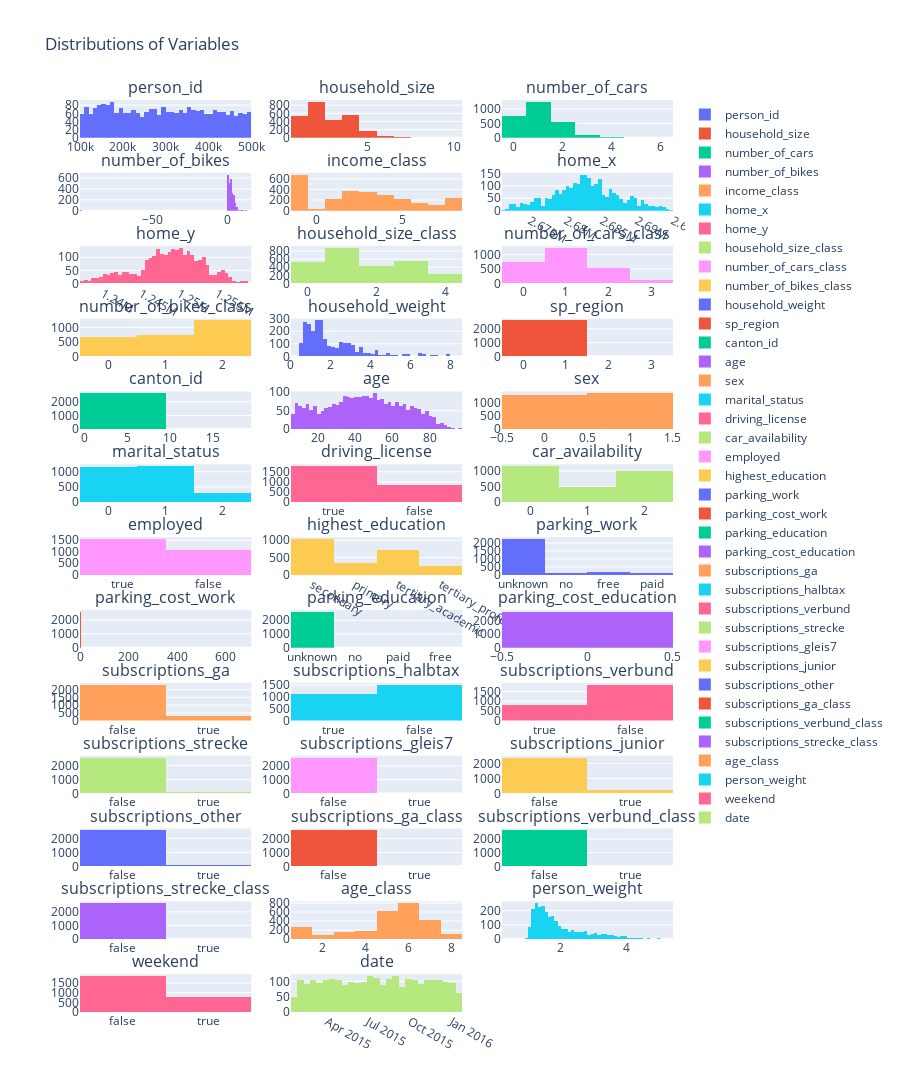

Notebook code cell kept with this figure:
### Markdown cell above
### Plot Data

### Code cell
variables_hh = [
    "person_id", "household_size", "number_of_cars", "number_of_bikes", "income_class",
    "home_x", "home_y", "household_size_class", "number_of_cars_class", "number_of_bikes_class", "household_weight",
    "sp_region", "canton_id"]

variables_p = [
    "age", "sex",
    "marital_status",
    "driving_license",
    "car_availability",
    "employed",
    "highest_education",
    "parking_work", "parking_cost_work",
    "parking_education", "parking_cost_education",
    "subscriptions_ga",
    "subscriptions_halbtax",
    "subscriptions_verbund",
    "subscriptions_strecke",
    "subscriptions_gleis7",
    "subscriptions_junior",
    "subscriptions_other",
    "subscriptions_ga_class",
    "subscriptions_verbund_class",
    "subscriptions_strecke_class",
    "age_class", "person_weight",
    "weekend", "date"
]

# Assuming df is your DataFrame and variables is your list of variables to plot
variables = variables_hh + variables_p  # Combine your two lists of variables

# Calculate the number of rows needed for the subplots (3 columns)
num_rows = math.ceil(len(variables) / 3)

# Create a subplot figure with the calculated number of rows and 3 columns
fig = make_subplots(rows=num_rows, cols=3, subplot_titles=variables)

# Add a histogram to each subplot for the respective variable
for i, var in enumerate(variables):
    row = math.ceil((i + 1) / 3)
    col = (i % 3) + 1
    fig.add_trace(
        go.Histogram(x=df[var], name=var),
        row=row, col=col
    )

# Update layout if needed
fig.update_layout(
    title_text='Distributions of Variables',
    height=300 * num_rows,  # Adjust the height based on the number of rows
)

# Show the figure
fig.show()

### Figure 1 — Plotly figure (JSON) as saved in the notebook; plotly's stock layout.template omitted (floating-point values rounded to 4 significant figures; data arrays with more than 128 entries replaced by an {"elided": "..."} marker saying what was removed)
{"data": [{"name": "person_id", "type": "histogram", "x": {"elided": "2631 int values"}, "xaxis": "x", "yaxis": "y"}, {"name": "household_size", "type": "histogram", "x": {"elided": "2631 int values"}, "xaxis": "x2", "yaxis": "y2"}, {"name": "number_of_cars", "type": "histogram", "x": {"elided": "2631 int values"}, "xaxis": "x3", "yaxis": "y3"}, {"name": "number_of_bikes", "type": "histogram", "x": {"elided": "2631 int values"}, "xaxis": "x4", "yaxis": "y4"}, {"name": "income_class", "type": "histogram", "x": {"elided": "2631 int values"}, "xaxis": "x5", "yaxis": "y5"}, {"name": "home_x", "type": "histogram", "x": {"elided": "2631 float values"}, "xaxis": "x6", "yaxis": "y6"}, {"name": "home_y", "type": "histogram", "x": {"elided": "2631 float values"}, "xaxis": "x7", "yaxis": "y7"}, {"name": "household_size_class", "type": "histogram", "x": {"elided": "2631 int values"}, "xaxis": "x8", "yaxis": "y8"}, {"name": "number_of_cars_class", "type": "histogram", "x": {"elided": "2631 int values"}, "xaxis": "x9", "yaxis": "y9"}, {"name": "number_of_bikes_class", "type": "histogram", "x": {"elided": "2631 int values"}, "xaxis": "x10", "yaxis": "y10"}, {"name": "household_weight", "type": "histogram", "x": {"elided": "2631 float values"}, "xaxis": "x11", "yaxis": "y11"}, {"name": "sp_region", "type": "histogram", "x": {"elided": "2631 int values"}, "xaxis": "x12", "yaxis": "y12"}, {"name": "canton_id", "type": "histogram", "x": {"elided": "2631 int values"}, "xaxis": "x13", "yaxis": "y13"}, {"name": "age", "type": "histogram", "x": {"elided": "2631 int values"}, "xaxis": "x14", "yaxis": "y14"}, {"name": "sex", "type": "histogram", "x": {"elided": "2631 int values"}, "xaxis": "x15", "yaxis": "y15"}, {"name": "marital_status", "type": "histogram", "x": {"elided": "2631 int values"}, "xaxis": "x16", "yaxis": "y16"}, {"name": "driving_license", "type": "histogram", "x": {"elided": "2631 bool values"}, "xaxis": "x17", "yaxis": "y17"}, {"name": "car_availability", "type": "histogram", "x": {"elided": "2631 int values"}, "xaxis": "x18", "yaxis": "y18"}, {"name": "employed", "type": "histogram", "x": {"elided": "2631 bool values"}, "xaxis": "x19", "yaxis": "y19"}, {"name": "highest_education", "type": "histogram", "x": {"elided": "2631 str values"}, "xaxis": "x20", "yaxis": "y20"}, {"name": "parking_work", "type": "histogram", "x": {"elided": "2631 str values"}, "xaxis": "x21", "yaxis": "y21"}, {"name": "parking_cost_work", "type": "histogram", "x": {"elided": "2631 int values"}, "xaxis": "x22", "yaxis": "y22"}, {"name": "parking_education", "type": "histogram", "x": {"elided": "2631 str values"}, "xaxis": "x23", "yaxis": "y23"}, {"name": "parking_cost_education", "type": "histogram", "x": {"elided": "2631 int values"}, "xaxis": "x24", "yaxis": "y24"}, {"name": "subscriptions_ga", "type": "histogram", "x": {"elided": "2631 bool values"}, "xaxis": "x25", "yaxis": "y25"}, {"name": "subscriptions_halbtax", "type": "histogram", "x": {"elided": "2631 bool values"}, "xaxis": "x26", "yaxis": "y26"}, {"name": "subscriptions_verbund", "type": "histogram", "x": {"elided": "2631 bool values"}, "xaxis": "x27", "yaxis": "y27"}, {"name": "subscriptions_strecke", "type": "histogram", "x": {"elided": "2631 bool values"}, "xaxis": "x28", "yaxis": "y28"}, {"name": "subscriptions_gleis7", "type": "histogram", "x": {"elided": "2631 bool values"}, "xaxis": "x29", "yaxis": "y29"}, {"name": "subscriptions_junior", "type": "histogram", "x": {"elided": "2631 bool values"}, "xaxis": "x30", "yaxis": "y30"}, {"name": "subscriptions_other", "type": "histogram", "x": {"elided": "2631 bool values"}, "xaxis": "x31", "yaxis": "y31"}, {"name": "subscriptions_ga_class", "type": "histogram", "x": {"elided": "2631 bool values"}, "xaxis": "x32", "yaxis": "y32"}, {"name": "subscriptions_verbund_class", "type": "histogram", "x": {"elided": "2631 bool values"}, "xaxis": "x33", "yaxis": "y33"}, {"name": "subscriptions_strecke_class", "type": "histogram", "x": {"elided": "2631 bool values"}, "xaxis": "x34", "yaxis": "y34"}, {"name": "age_class", "type": "histogram", "x": {"elided": "2631 int values"}, "xaxis": "x35", "yaxis": "y35"}, {"name": "person_weight", "type": "histogram", "x": {"elided": "2631 float values"}, "xaxis": "x36", "yaxis": "y36"}, {"name": "weekend", "type": "histogram", "x": {"elided": "2631 bool values"}, "xaxis": "x37", "yaxis": "y37"}, {"name": "date", "type": "histogram", "x": {"elided": "2631 str values"}, "xaxis": "x38", "yaxis": "y38"}], "layout": {"annotations": [{"font": {"size": 16}, "showarrow": false, "text": "person_id", "x": 0.1444, "xanchor": "center", "xref": "paper", "y": 1, "yanchor": "bottom", "yref": "paper"}, {"font": {"size": 16}, "showarrow": false, "text": "household_size", "x": 0.5, "xanchor": "center", "xref": "paper", "y": 1, "yanchor": "bottom", "yref": "paper"}, {"font": {"size": 16}, "showarrow": false, "text": "number_of_cars", "x": 0.8556, "xanchor": "center", "xref": "paper", "y": 1, "yanchor": "bottom", "yref": "paper"}, {"font": {"size": 16}, "showarrow": false, "text": "number_of_bikes", "x": 0.1444, "xanchor": "center", "xref": "paper", "y": 0.9201, "yanchor": "bottom", "yref": "paper"}, {"font": {"size": 16}, "showarrow": false, "text": "income_class", "x": 0.5, "xanchor": "center", "xref": "paper", "y": 0.9201, "yanchor": "bottom", "yref": "paper"}, {"font": {"size": 16}, "showarrow": false, "text": "home_x", "x": 0.8556, "xanchor": "center", "xref": "paper", "y": 0.9201, "yanchor": "bottom", "yref": "paper"}, {"font": {"size": 16}, "showarrow": false, "text": "home_y", "x": 0.1444, "xanchor": "center", "xref": "paper", "y": 0.8402, "yanchor": "bottom", "yref": "paper"}, {"font": {"size": 16}, "showarrow": false, "text": "household_size_class", "x": 0.5, "xanchor": "center", "xref": "paper", "y": 0.8402, "yanchor": "bottom", "yref": "paper"}, {"font": {"size": 16}, "showarrow": false, "text": "number_of_cars_class", "x": 0.8556, "xanchor": "center", "xref": "paper", "y": 0.8402, "yanchor": "bottom", "yref": "paper"}, {"font": {"size": 16}, "showarrow": false, "text": "number_of_bikes_class", "x": 0.1444, "xanchor": "center", "xref": "paper", "y": 0.7604, "yanchor": "bottom", "yref": "paper"}, {"font": {"size": 16}, "showarrow": false, "text": "household_weight", "x": 0.5, "xanchor": "center", "xref": "paper", "y": 0.7604, "yanchor": "bottom", "yref": "paper"}, {"font": {"size": 16}, "showarrow": false, "text": "sp_region", "x": 0.8556, "xanchor": "center", "xref": "paper", "y": 0.7604, "yanchor": "bottom", "yref": "paper"}, {"font": {"size": 16}, "showarrow": false, "text": "canton_id", "x": 0.1444, "xanchor": "center", "xref": "paper", "y": 0.6805, "yanchor": "bottom", "yref": "paper"}, {"font": {"size": 16}, "showarrow": false, "text": "age", "x": 0.5, "xanchor": "center", "xref": "paper", "y": 0.6805, "yanchor": "bottom", "yref": "paper"}, {"font": {"size": 16}, "showarrow": false, "text": "sex", "x": 0.8556, "xanchor": "center", "xref": "paper", "y": 0.6805, "yanchor": "bottom", "yref": "paper"}, {"font": {"size": 16}, "showarrow": false, "text": "marital_status", "x": 0.1444, "xanchor": "center", "xref": "paper", "y": 0.6006, "yanchor": "bottom", "yref": "paper"}, {"font": {"size": 16}, "showarrow": false, "text": "driving_license", "x": 0.5, "xanchor": "center", "xref": "paper", "y": 0.6006, "yanchor": "bottom", "yref": "paper"}, {"font": {"size": 16}, "showarrow": false, "text": "car_availability", "x": 0.8556, "xanchor": "center", "xref": "paper", "y": 0.6006, "yanchor": "bottom", "yref": "paper"}, {"font": {"size": 16}, "showarrow": false, "text": "employed", "x": 0.1444, "xanchor": "center", "xref": "paper", "y": 0.5207, "yanchor": "bottom", "yref": "paper"}, {"font": {"size": 16}, "showarrow": false, "text": "highest_education", "x": 0.5, "xanchor": "center", "xref": "paper", "y": 0.5207, "yanchor": "bottom", "yref": "paper"}, {"font": {"size": 16}, "showarrow": false, "text": "parking_work", "x": 0.8556, "xanchor": "center", "xref": "paper", "y": 0.5207, "yanchor": "bottom", "yref": "paper"}, {"font": {"size": 16}, "showarrow": false, "text": "parking_cost_work", "x": 0.1444, "xanchor": "center", "xref": "paper", "y": 0.4408, "yanchor": "bottom", "yref": "paper"}, {"font": {"size": 16}, "showarrow": false, "text": "parking_education", "x": 0.5, "xanchor": "center", "xref": "paper", "y": 0.4408, "yanchor": "bottom", "yref": "paper"}, {"font": {"size": 16}, "showarrow": false, "text": "parking_cost_education", "x": 0.8556, "xanchor": "center", "xref": "paper", "y": 0.4408, "yanchor": "bottom", "yref": "paper"}, {"font": {"size": 16}, "showarrow": false, "text": "subscriptions_ga", "x": 0.1444, "xanchor": "center", "xref": "paper", "y": 0.3609, "yanchor": "bottom", "yref": "paper"}, {"font": {"size": 16}, "showarrow": false, "text": "subscriptions_halbtax", "x": 0.5, "xanchor": "center", "xref": "paper", "y": 0.3609, "yanchor": "bottom", "yref": "paper"}, {"font": {"size": 16}, "showarrow": false, "text": "subscriptions_verbund", "x": 0.8556, "xanchor": "center", "xref": "paper", "y": 0.3609, "yanchor": "bottom", "yref": "paper"}, {"font": {"size": 16}, "showarrow": false, "text": "subscriptions_strecke", "x": 0.1444, "xanchor": "center", "xref": "paper", "y": 0.2811, "yanchor": "bottom", "yref": "paper"}, {"font": {"size": 16}, "showarrow": false, "text": "subscriptions_gleis7", "x": 0.5, "xanchor": "center", "xref": "paper", "y": 0.2811, "yanchor": "bottom", "yref": "paper"}, {"font": {"size": 16}, "showarrow": false, "text": "subscriptions_junior", "x": 0.8556, "xanchor": "center", "xref": "paper", "y": 0.2811, "yanchor": "bottom", "yref": "paper"}, {"font": {"size": 16}, "showarrow": false, "text": "subscriptions_other", "x": 0.1444, "xanchor": "center", "xref": "paper", "y": 0.2012, "yanchor": "bottom", "yref": "paper"}, {"font": {"size": 16}, "showarrow": false, "text": "subscriptions_ga_class", "x": 0.5, "xanchor": "center", "xref": "paper", "y": 0.2012, "yanchor": "bottom", "yref": "paper"}, {"font": {"size": 16}, "showarrow": false, "text": "subscriptions_verbund_class", "x": 0.8556, "xanchor": "center", "xref": "paper", "y": 0.2012, "yanchor": "bottom", "yref": "paper"}, {"font": {"size": 16}, "showarrow": false, "text": "subscriptions_strecke_class", "x": 0.1444, "xanchor": "center", "xref": "paper", "y": 0.1213, "yanchor": "bottom", "yref": "paper"}, {"font": {"size": 16}, "showarrow": false, "text": "age_class", "x": 0.5, "xanchor": "center", "xref": "paper", "y": 0.1213, "yanchor": "bottom", "yref": "paper"}, {"font": {"size": 16}, "showarrow": false, "text": "person_weight", "x": 0.8556, "xanchor": "center", "xref": "paper", "y": 0.1213, "yanchor": "bottom", "yref": "paper"}, {"font": {"size": 16}, "showarrow": false, "text": "weekend", "x": 0.1444, "xanchor": "center", "xref": "paper", "y": 0.04142, "yanchor": "bottom", "yref": "paper"}, {"font": {"size": 16}, "showarrow": false, "text": "date", "x": 0.5, "xanchor": "center", "xref": "paper", "y": 0.04142, "yanchor": "bottom", "yref": "paper"}], "height": 3900, "title": {"text": "Distributions of Variables"}, "xaxis": {"anchor": "y", "domain": [0, 0.2889]}, "xaxis10": {"anchor": "y10", "domain": [0, 0.2889]}, "xaxis11": {"anchor": "y11", "domain": [0.3556, 0.6444]}, "xaxis12": {"anchor": "y12", "domain": [0.7111, 1]}, "xaxis13": {"anchor": "y13", "domain": [0, 0.2889]}, "xaxis14": {"anchor": "y14", "domain": [0.3556, 0.6444]}, "xaxis15": {"anchor": "y15", "domain": [0.7111, 1]}, "xaxis16": {"anchor": "y16", "domain": [0, 0.2889]}, "xaxis17": {"anchor": "y17", "domain": [0.3556, 0.6444]}, "xaxis18": {"anchor": "y18", "domain": [0.7111, 1]}, "xaxis19": {"anchor": "y19", "domain": [0, 0.2889]}, "xaxis2": {"anchor": "y2", "domain": [0.3556, 0.6444]}, "xaxis20": {"anchor": "y20", "domain": [0.3556, 0.6444]}, "xaxis21": {"anchor": "y21", "domain": [0.7111, 1]}, "xaxis22": {"anchor": "y22", "domain": [0, 0.2889]}, "xaxis23": {"anchor": "y23", "domain": [0.3556, 0.6444]}, "xaxis24": {"anchor": "y24", "domain": [0.7111, 1]}, "xaxis25": {"anchor": "y25", "domain": [0, 0.2889]}, "xaxis26": {"anchor": "y26", "domain": [0.3556, 0.6444]}, "xaxis27": {"anchor": "y27", "domain": [0.7111, 1]}, "xaxis28": {"anchor": "y28", "domain": [0, 0.2889]}, "xaxis29": {"anchor": "y29", "domain": [0.3556, 0.6444]}, "xaxis3": {"anchor": "y3", "domain": [0.7111, 1]}, "xaxis30": {"anchor": "y30", "domain": [0.7111, 1]}, "xaxis31": {"anchor": "y31", "domain": [0, 0.2889]}, "xaxis32": {"anchor": "y32", "domain": [0.3556, 0.6444]}, "xaxis33": {"anchor": "y33", "domain": [0.7111, 1]}, "xaxis34": {"anchor": "y34", "domain": [0, 0.2889]}, "xaxis35": {"anchor": "y35", "domain": [0.3556, 0.6444]}, "xaxis36": {"anchor": "y36", "domain": [0.7111, 1]}, "xaxis37": {"anchor": "y37", "domain": [0, 0.2889]}, "xaxis38": {"anchor": "y38", "domain": [0.3556, 0.6444]}, "xaxis39": {"anchor": "y39", "domain": [0.7111, 1]}, "xaxis4": {"anchor": "y4", "domain": [0, 0.2889]}, "xaxis5": {"anchor": "y5", "domain": [0.3556, 0.6444]}, "xaxis6": {"anchor": "y6", "domain": [0.7111, 1]}, "xaxis7": {"anchor": "y7", "domain": [0, 0.2889]}, "xaxis8": {"anchor": "y8", "domain": [0.3556, 0.6444]}, "xaxis9": {"anchor": "y9", "domain": [0.7111, 1]}, "yaxis": {"anchor": "x", "domain": [0.9586, 1]}, "yaxis10": {"anchor": "x10", "domain": [0.7189, 0.7604]}, "yaxis11": {"anchor": "x11", "domain": [0.7189, 0.7604]}, "yaxis12": {"anchor": "x12", "domain": [0.7189, 0.7604]}, "yaxis13": {"anchor": "x13", "domain": [0.6391, 0.6805]}, "yaxis14": {"anchor": "x14", "domain": [0.6391, 0.6805]}, "yaxis15": {"anchor": "x15", "domain": [0.6391, 0.6805]}, "yaxis16": {"anchor": "x16", "domain": [0.5592, 0.6006]}, "yaxis17": {"anchor": "x17", "domain": [0.5592, 0.6006]}, "yaxis18": {"anchor": "x18", "domain": [0.5592, 0.6006]}, "yaxis19": {"anchor": "x19", "domain": [0.4793, 0.5207]}, "yaxis2": {"anchor": "x2", "domain": [0.9586, 1]}, "yaxis20": {"anchor": "x20", "domain": [0.4793, 0.5207]}, "yaxis21": {"anchor": "x21", "domain": [0.4793, 0.5207]}, "yaxis22": {"anchor": "x22", "domain": [0.3994, 0.4408]}, "yaxis23": {"anchor": "x23", "domain": [0.3994, 0.4408]}, "yaxis24": {"anchor": "x24", "domain": [0.3994, 0.4408]}, "yaxis25": {"anchor": "x25", "domain": [0.3195, 0.3609]}, "yaxis26": {"anchor": "x26", "domain": [0.3195, 0.3609]}, "yaxis27": {"anchor": "x27", "domain": [0.3195, 0.3609]}, "yaxis28": {"anchor": "x28", "domain": [0.2396, 0.2811]}, "yaxis29": {"anchor": "x29", "domain": [0.2396, 0.2811]}, "yaxis3": {"anchor": "x3", "domain": [0.9586, 1]}, "yaxis30": {"anchor": "x30", "domain": [0.2396, 0.2811]}, "yaxis31": {"anchor": "x31", "domain": [0.1598, 0.2012]}, "yaxis32": {"anchor": "x32", "domain": [0.1598, 0.2012]}, "yaxis33": {"anchor": "x33", "domain": [0.1598, 0.2012]}, "yaxis34": {"anchor": "x34", "domain": [0.07988, 0.1213]}, "yaxis35": {"anchor": "x35", "domain": [0.07988, 0.1213]}, "yaxis36": {"anchor": "x36", "domain": [0.07988, 0.1213]}, "yaxis37": {"anchor": "x37", "domain": [0, 0.04142]}, "yaxis38": {"anchor": "x38", "domain": [0, 0.04142]}, "yaxis39": {"anchor": "x39", "domain": [0, 0.04142]}, "yaxis4": {"anchor": "x4", "domain": [0.8787, 0.9201]}, "yaxis5": {"anchor": "x5", "domain": [0.8787, 0.9201]}, "yaxis6": {"anchor": "x6", "domain": [0.8787, 0.9201]}, "yaxis7": {"anchor": "x7", "domain": [0.7988, 0.8402]}, "yaxis8": {"anchor": "x8", "domain": [0.7988, 0.8402]}, "yaxis9": {"anchor": "x9", "domain": [0.7988, 0.8402]}}}
